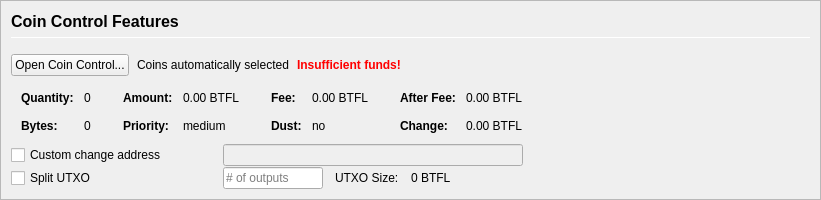
         <widget class="QFrame" name="frameCoinControl">
          <property name="sizePolicy">
           <sizepolicy hsizetype="Expanding" vsizetype="Expanding">
            <horstretch>0</horstretch>
            <verstretch>0</verstretch>
           </sizepolicy>
          </property>
          <property name="maximumSize">
           <size>
            <width>16777215</width>
            <height>16777215</height>
           </size>
          </property>
          <property name="frameShape">
           <enum>QFrame::StyledPanel</enum>
          </property>
          <property name="frameShadow">
           <enum>QFrame::Sunken</enum>
          </property>
          <layout class="QVBoxLayout" name="verticalLayoutCoinControl2">
           <property name="spacing">
            <number>0</number>
           </property>
           <property name="leftMargin">
            <number>0</number>
           </property>
           <property name="topMargin">
            <number>0</number>
           </property>
           <property name="rightMargin">
            <number>0</number>
           </property>
           <property name="bottomMargin">
            <number>0</number>
           </property>
           <item>
            <widget class="QFrame" name="frameCoinControl_BG">
             <layout class="QVBoxLayout" name="verticalLayoutCoinControl" stretch="0,0,0,0,0,0">
              <property name="spacing">
               <number>1</number>
              </property>
              <property name="leftMargin">
               <number>10</number>
              </property>
              <property name="topMargin">
               <number>10</number>
              </property>
              <item>
               <layout class="QHBoxLayout" name="horizontalLayoutCoinControl1">
                <property name="bottomMargin">
                 <number>15</number>
                </property>
                <item>
                 <layout class="QVBoxLayout" name="verticalLayout_3">
                  <property name="spacing">
                   <number>6</number>
                  </property>
                  <item>
                   <widget class="QLabel" name="labelCoinControlFeatures">
                    <property name="sizePolicy">
                     <sizepolicy hsizetype="Preferred" vsizetype="Maximum">
                      <horstretch>0</horstretch>
                      <verstretch>0</verstretch>
                     </sizepolicy>
                    </property>
                    <property name="minimumSize">
                     <size>
                      <width>0</width>
                      <height>20</height>
                     </size>
                    </property>
                    <property name="font">
                     <font>
                      <pointsize>12</pointsize>
                      <weight>75</weight>
                      <bold>true</bold>
                     </font>
                    </property>
                    <property name="styleSheet">
                     <string notr="true">font-weight:bold;</string>
                    </property>
                    <property name="text">
                     <string>Coin Control Features</string>
                    </property>
                   </widget>
                  </item>
                  <item>
                   <widget class="Line" name="line">
                    <property name="minimumSize">
                     <size>
                      <width>0</width>
                      <height>1</height>
                     </size>
                    </property>
                    <property name="maximumSize">
                     <size>
                      <width>16777215</width>
                      <height>1</height>
                     </size>
                    </property>
                    <property name="orientation">
                     <enum>Qt::Horizontal</enum>
                    </property>
                   </widget>
                  </item>
                 </layout>
                </item>
               </layout>
              </item>
              <item>
               <layout class="QHBoxLayout" name="horizontalLayoutCoinControl2" stretch="0,0,0,0">
                <property name="spacing">
                 <number>8</number>
                </property>
                <property name="bottomMargin">
                 <number>10</number>
                </property>
                <item>
                 <widget class="QPushButton" name="pushButtonCoinControl">
                  <property name="styleSheet">
                   <string notr="true"/>
                  </property>
                  <property name="text">
                   <string>Open Coin Control...</string>
                  </property>
                  <property name="autoDefault">
                   <bool>false</bool>
                  </property>
                 </widget>
                </item>
                <item>
                 <widget class="QLabel" name="labelCoinControlAutomaticallySelected">
                  <property name="text">
                   <string>Coins automatically selected</string>
                  </property>
                  <property name="margin">
                   <number>5</number>
                  </property>
                 </widget>
                </item>
                <item>
                 <widget class="QLabel" name="labelCoinControlInsuffFunds">
                  <property name="font">
                   <font>
                    <weight>75</weight>
                    <bold>true</bold>
                   </font>
                  </property>
                  <property name="styleSheet">
                   <string notr="true">color:red;font-weight:bold;</string>
                  </property>
                  <property name="text">
                   <string>Insufficient funds!</string>
                  </property>
                  <property name="margin">
                   <number>5</number>
                  </property>
                 </widget>
                </item>
                <item>
                 <spacer name="horizontalSpacerCoinControl">
                  <property name="orientation">
                   <enum>Qt::Horizontal</enum>
                  </property>
                  <property name="sizeHint" stdset="0">
                   <size>
                    <width>40</width>
                    <height>1</height>
                   </size>
                  </property>
                 </spacer>
                </item>
               </layout>
              </item>
              <item>
               <widget class="QWidget" name="widgetCoinControl" native="true">
                <property name="sizePolicy">
                 <sizepolicy hsizetype="Preferred" vsizetype="Preferred">
                  <horstretch>0</horstretch>
                  <verstretch>0</verstretch>
                 </sizepolicy>
                </property>
                <property name="minimumSize">
                 <size>
                  <width>0</width>
                  <height>0</height>
                 </size>
                </property>
                <property name="styleSheet">
                 <string notr="true"/>
                </property>
                <layout class="QHBoxLayout" name="horizontalLayoutCoinControl5">
                 <property name="leftMargin">
                  <number>0</number>
                 </property>
                 <property name="topMargin">
                  <number>0</number>
                 </property>
                 <property name="rightMargin">
                  <number>0</number>
                 </property>
                 <property name="bottomMargin">
                  <number>0</number>
                 </property>
                 <item>
                  <layout class="QHBoxLayout" name="horizontalLayoutCoinControl3" stretch="0,0,0,1">
                   <property name="spacing">
                    <number>20</number>
                   </property>
                   <property name="topMargin">
                    <number>0</number>
                   </property>
                   <property name="bottomMargin">
                    <number>10</number>
                   </property>
                   <item>
                    <layout class="QFormLayout" name="formLayoutCoinControl1">
                     <property name="horizontalSpacing">
                      <number>10</number>
                     </property>
                     <property name="verticalSpacing">
                      <number>14</number>
                     </property>
                     <property name="leftMargin">
                      <number>10</number>
                     </property>
                     <property name="topMargin">
                      <number>4</number>
                     </property>
                     <property name="rightMargin">
                      <number>6</number>
                     </property>
                     <item row="0" column="0">
                      <widget class="QLabel" name="labelCoinControlQuantityText">
                       <property name="font">
                        <font>
                         <weight>75</weight>
                         <bold>true</bold>
                        </font>
                       </property>
                       <property name="text">
                        <string>Quantity:</string>
                       </property>
                       <property name="margin">
                        <number>0</number>
                       </property>
                      </widget>
                     </item>
                     <item row="0" column="1">
                      <widget class="QLabel" name="labelCoinControlQuantity">
                       <property name="cursor">
                        <cursorShape>IBeamCursor</cursorShape>
                       </property>
                       <property name="contextMenuPolicy">
                        <enum>Qt::ActionsContextMenu</enum>
                       </property>
                       <property name="text">
                        <string notr="true">0</string>
                       </property>
                       <property name="margin">
                        <number>0</number>
                       </property>
                       <property name="textInteractionFlags">
                        <set>Qt::LinksAccessibleByMouse|Qt::TextSelectableByKeyboard|Qt::TextSelectableByMouse</set>
                       </property>
                      </widget>
                     </item>
                     <item row="1" column="0">
                      <widget class="QLabel" name="labelCoinControlBytesText">
                       <property name="font">
                        <font>
                         <weight>75</weight>
                         <bold>true</bold>
                        </font>
                       </property>
                       <property name="text">
                        <string>Bytes:</string>
                       </property>
                      </widget>
                     </item>
                     <item row="1" column="1">
                      <widget class="QLabel" name="labelCoinControlBytes">
                       <property name="cursor">
                        <cursorShape>IBeamCursor</cursorShape>
                       </property>
                       <property name="contextMenuPolicy">
                        <enum>Qt::ActionsContextMenu</enum>
                       </property>
                       <property name="text">
                        <string notr="true">0</string>
                       </property>
                       <property name="textInteractionFlags">
                        <set>Qt::LinksAccessibleByMouse|Qt::TextSelectableByKeyboard|Qt::TextSelectableByMouse</set>
                       </property>
                      </widget>
                     </item>
                    </layout>
                   </item>
                   <item>
                    <layout class="QFormLayout" name="formLayoutCoinControl2">
                     <property name="horizontalSpacing">
                      <number>10</number>
                     </property>
                     <property name="verticalSpacing">
                      <number>14</number>
                     </property>
                     <property name="leftMargin">
                      <number>6</number>
                     </property>
                     <property name="topMargin">
                      <number>4</number>
                     </property>
                     <property name="rightMargin">
                      <number>6</number>
                     </property>
                     <item row="0" column="0">
                      <widget class="QLabel" name="labelCoinControlAmountText">
                       <property name="font">
                        <font>
                         <weight>75</weight>
                         <bold>true</bold>
                        </font>
                       </property>
                       <property name="text">
                        <string>Amount:</string>
                       </property>
                       <property name="margin">
                        <number>0</number>
                       </property>
                      </widget>
                     </item>
                     <item row="0" column="1">
                      <widget class="QLabel" name="labelCoinControlAmount">
                       <property name="cursor">
                        <cursorShape>IBeamCursor</cursorShape>
                       </property>
                       <property name="contextMenuPolicy">
                        <enum>Qt::ActionsContextMenu</enum>
                       </property>
                       <property name="text">
                        <string notr="true">0.00 BTFL</string>
                       </property>
                       <property name="textInteractionFlags">
                        <set>Qt::LinksAccessibleByMouse|Qt::TextSelectableByKeyboard|Qt::TextSelectableByMouse</set>
                       </property>
                      </widget>
                     </item>
                     <item row="1" column="0">
                      <widget class="QLabel" name="labelCoinControlPriorityText">
                       <property name="font">
                        <font>
                         <weight>75</weight>
                         <bold>true</bold>
                        </font>
                       </property>
                       <property name="text">
                        <string>Priority:</string>
                       </property>
                      </widget>
                     </item>
                     <item row="1" column="1">
                      <widget class="QLabel" name="labelCoinControlPriority">
                       <property name="cursor">
                        <cursorShape>IBeamCursor</cursorShape>
                       </property>
                       <property name="contextMenuPolicy">
                        <enum>Qt::ActionsContextMenu</enum>
                       </property>
                       <property name="text">
                        <string>medium</string>
                       </property>
                       <property name="textInteractionFlags">
                        <set>Qt::LinksAccessibleByMouse|Qt::TextSelectableByKeyboard|Qt::TextSelectableByMouse</set>
                       </property>
                      </widget>
                     </item>
                    </layout>
                   </item>
                   <item>
                    <layout class="QFormLayout" name="formLayoutCoinControl3">
                     <property name="horizontalSpacing">
                      <number>10</number>
                     </property>
                     <property name="verticalSpacing">
                      <number>14</number>
                     </property>
                     <property name="leftMargin">
                      <number>6</number>
                     </property>
                     <property name="topMargin">
                      <number>4</number>
                     </property>
                     <property name="rightMargin">
                      <number>6</number>
                     </property>
                     <item row="0" column="0">
                      <widget class="QLabel" name="labelCoinControlFeeText">
                       <property name="font">
                        <font>
                         <weight>75</weight>
                         <bold>true</bold>
                        </font>
                       </property>
                       <property name="text">
                        <string>Fee:</string>
                       </property>
                       <property name="margin">
                        <number>0</number>
                       </property>
                      </widget>
                     </item>
                     <item row="0" column="1">
                      <widget class="QLabel" name="labelCoinControlFee">
                       <property name="cursor">
                        <cursorShape>IBeamCursor</cursorShape>
                       </property>
                       <property name="contextMenuPolicy">
                        <enum>Qt::ActionsContextMenu</enum>
                       </property>
                       <property name="text">
                        <string notr="true">0.00 BTFL</string>
                       </property>
                       <property name="textInteractionFlags">
                        <set>Qt::LinksAccessibleByMouse|Qt::TextSelectableByKeyboard|Qt::TextSelectableByMouse</set>
                       </property>
                      </widget>
                     </item>
                     <item row="1" column="0">
                      <widget class="QLabel" name="labelCoinControlLowOutputText">
                       <property name="font">
                        <font>
                         <weight>75</weight>
                         <bold>true</bold>
                        </font>
                       </property>
                       <property name="text">
                        <string>Dust:</string>
                       </property>
                      </widget>
                     </item>
                     <item row="1" column="1">
                      <widget class="QLabel" name="labelCoinControlLowOutput">
                       <property name="cursor">
                        <cursorShape>IBeamCursor</cursorShape>
                       </property>
                       <property name="contextMenuPolicy">
                        <enum>Qt::ActionsContextMenu</enum>
                       </property>
                       <property name="text">
                        <string>no</string>
                       </property>
                       <property name="textInteractionFlags">
                        <set>Qt::LinksAccessibleByMouse|Qt::TextSelectableByKeyboard|Qt::TextSelectableByMouse</set>
                       </property>
                      </widget>
                     </item>
                    </layout>
                   </item>
                   <item>
                    <layout class="QFormLayout" name="formLayoutCoinControl4">
                     <property name="horizontalSpacing">
                      <number>10</number>
                     </property>
                     <property name="verticalSpacing">
                      <number>14</number>
                     </property>
                     <property name="leftMargin">
                      <number>6</number>
                     </property>
                     <property name="topMargin">
                      <number>4</number>
                     </property>
                     <property name="rightMargin">
                      <number>6</number>
                     </property>
                     <item row="0" column="0">
                      <widget class="QLabel" name="labelCoinControlAfterFeeText">
                       <property name="font">
                        <font>
                         <weight>75</weight>
                         <bold>true</bold>
                        </font>
                       </property>
                       <property name="text">
                        <string>After Fee:</string>
                       </property>
                       <property name="margin">
                        <number>0</number>
                       </property>
                      </widget>
                     </item>
                     <item row="0" column="1">
                      <widget class="QLabel" name="labelCoinControlAfterFee">
                       <property name="cursor">
                        <cursorShape>IBeamCursor</cursorShape>
                       </property>
                       <property name="contextMenuPolicy">
                        <enum>Qt::ActionsContextMenu</enum>
                       </property>
                       <property name="text">
                        <string notr="true">0.00 BTFL</string>
                       </property>
                       <property name="textInteractionFlags">
                        <set>Qt::LinksAccessibleByMouse|Qt::TextSelectableByKeyboard|Qt::TextSelectableByMouse</set>
                       </property>
                      </widget>
                     </item>
                     <item row="1" column="0">
                      <widget class="QLabel" name="labelCoinControlChangeText">
                       <property name="font">
                        <font>
                         <weight>75</weight>
                         <bold>true</bold>
                        </font>
                       </property>
                       <property name="text">
                        <string>Change:</string>
                       </property>
                      </widget>
                     </item>
                     <item row="1" column="1">
                      <widget class="QLabel" name="labelCoinControlChange">
                       <property name="cursor">
                        <cursorShape>IBeamCursor</cursorShape>
                       </property>
                       <property name="contextMenuPolicy">
                        <enum>Qt::ActionsContextMenu</enum>
                       </property>
                       <property name="text">
                        <string notr="true">0.00 BTFL</string>
                       </property>
                       <property name="textInteractionFlags">
                        <set>Qt::LinksAccessibleByMouse|Qt::TextSelectableByKeyboard|Qt::TextSelectableByMouse</set>
                       </property>
                      </widget>
                     </item>
                    </layout>
                   </item>
                  </layout>
                 </item>
                </layout>
               </widget>
              </item>
              <item>
               <layout class="QHBoxLayout" name="horizontalLayoutCoinControl4">
                <property name="spacing">
                 <number>12</number>
                </property>
                <property name="sizeConstraint">
                 <enum>QLayout::SetDefaultConstraint</enum>
                </property>
                <property name="topMargin">
                 <number>0</number>
                </property>
                <property name="rightMargin">
                 <number>0</number>
                </property>
                <item>
                 <widget class="QCheckBox" name="checkBoxCoinControlChange">
                  <property name="sizePolicy">
                   <sizepolicy hsizetype="Preferred" vsizetype="Preferred">
                    <horstretch>0</horstretch>
                    <verstretch>0</verstretch>
                   </sizepolicy>
                  </property>
                  <property name="minimumSize">
                   <size>
                    <width>200</width>
                    <height>0</height>
                   </size>
                  </property>
                  <property name="maximumSize">
                   <size>
                    <width>200</width>
                    <height>16777215</height>
                   </size>
                  </property>
                  <property name="toolTip">
                   <string>If this is activated, but the change address is empty or invalid, change will be sent to a newly generated address.</string>
                  </property>
                  <property name="text">
                   <string>Custom change address</string>
                  </property>
                 </widget>
                </item>
                <item>
                 <widget class="QValidatedLineEdit" name="lineEditCoinControlChange">
                  <property name="enabled">
                   <bool>false</bool>
                  </property>
                  <property name="sizePolicy">
                   <sizepolicy hsizetype="Preferred" vsizetype="Preferred">
                    <horstretch>0</horstretch>
                    <verstretch>0</verstretch>
                   </sizepolicy>
                  </property>
                  <property name="minimumSize">
                   <size>
                    <width>300</width>
                    <height>0</height>
                   </size>
                  </property>
                 </widget>
                </item>
                <item>
                 <widget class="QLabel" name="labelCoinControlChangeLabel">
                  <property name="sizePolicy">
                   <sizepolicy hsizetype="Preferred" vsizetype="Preferred">
                    <horstretch>0</horstretch>
                    <verstretch>0</verstretch>
                   </sizepolicy>
                  </property>
                  <property name="minimumSize">
                   <size>
                    <width>100</width>
                    <height>0</height>
                   </size>
                  </property>
                  <property name="text">
                   <string/>
                  </property>
                  <property name="margin">
                   <number>3</number>
                  </property>
                 </widget>
                </item>
               </layout>
              </item>
              <item>
               <layout class="QHBoxLayout" name="horizontalLayoutCoinControl6">
                <property name="spacing">
                 <number>12</number>
                </property>
                <property name="rightMargin">
                 <number>0</number>
                </property>
                <item>
                 <widget class="QCheckBox" name="splitBlockCheckBox">
                  <property name="sizePolicy">
                   <sizepolicy hsizetype="Preferred" vsizetype="Preferred">
                    <horstretch>0</horstretch>
                    <verstretch>0</verstretch>
                   </sizepolicy>
                  </property>
                  <property name="minimumSize">
                   <size>
                    <width>200</width>
                    <height>0</height>
                   </size>
                  </property>
                  <property name="maximumSize">
                   <size>
                    <width>200</width>
                    <height>16777215</height>
                   </size>
                  </property>
                  <property name="text">
                   <string>Split UTXO</string>
                  </property>
                 </widget>
                </item>
                <item>
                 <widget class="QLineEdit" name="splitBlockLineEdit">
                  <property name="sizePolicy">
                   <sizepolicy hsizetype="Preferred" vsizetype="Preferred">
                    <horstretch>50</horstretch>
                    <verstretch>0</verstretch>
                   </sizepolicy>
                  </property>
                  <property name="minimumSize">
                   <size>
                    <width>100</width>
                    <height>0</height>
                   </size>
                  </property>
                  <property name="maximumSize">
                   <size>
                    <width>100</width>
                    <height>16777215</height>
                   </size>
                  </property>
                  <property name="placeholderText">
                   <string># of outputs</string>
                  </property>
                 </widget>
                </item>
                <item>
                 <widget class="QLabel" name="labelBlockSizeText">
                  <property name="text">
                   <string>UTXO Size:</string>
                  </property>
                 </widget>
                </item>
                <item>
                 <widget class="QLabel" name="labelBlockSize">
                  <property name="text">
                   <string>0 BTFL</string>
                  </property>
                 </widget>
                </item>
                <item>
                 <spacer name="horizontalSpacer_7">
                  <property name="orientation">
                   <enum>Qt::Horizontal</enum>
                  </property>
                  <property name="sizeHint" stdset="0">
                   <size>
                    <width>40</width>
                    <height>20</height>
                   </size>
                  </property>
                 </spacer>
                </item>
               </layout>
              </item>
              <item>
               <spacer name="verticalSpacerCoinControl">
                <property name="orientation">
                 <enum>Qt::Vertical</enum>
                </property>
                <property name="sizeHint" stdset="0">
                 <size>
                  <width>800</width>
                  <height>1</height>
                 </size>
                </property>
               </spacer>
              </item>
             </layout>
            </widget>
           </item>
          </layout>
         </widget>
